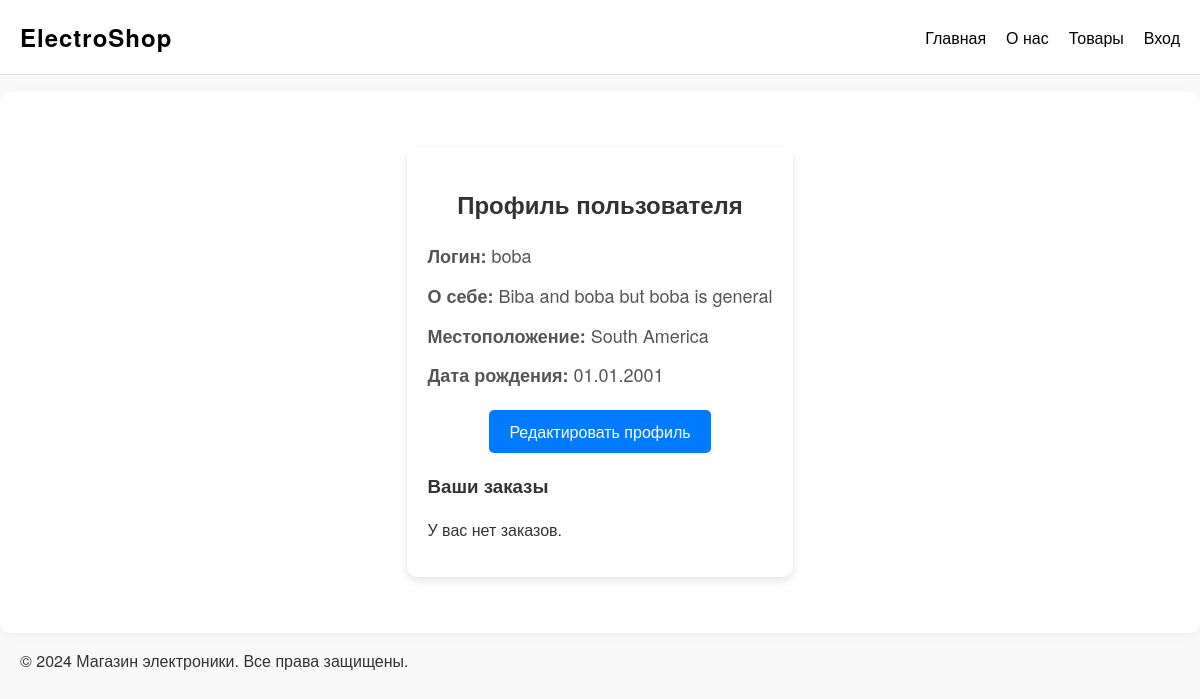
Page /account/profile/ (signed in) on the earlier database version.
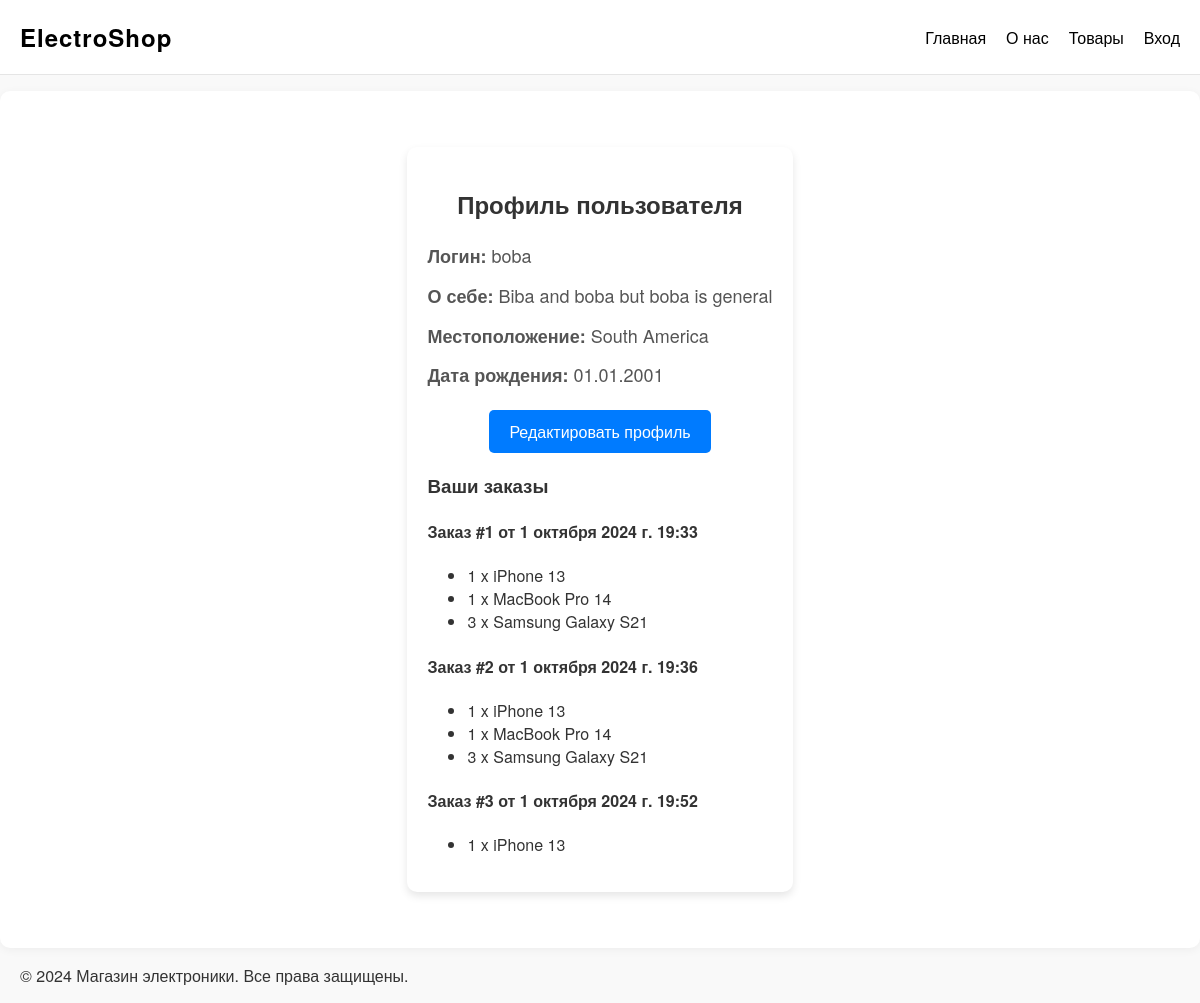
Same page on the later database version.
### account/models.py (models this page shows, shortened)
class Profile(models.Model):
    user = models.OneToOneField(User, on_delete=models.CASCADE)
    bio = models.TextField(max_length=500, blank=True)
    location = models.CharField(max_length=30, blank=True)
    birth_date = models.DateField(null=True, blank=True)

### order/models.py (models this page shows, shortened)
class Order(models.Model):
    user = models.ForeignKey(User, on_delete=models.CASCADE)
    created_at = models.DateTimeField(auto_now_add=True)
    updated_at = models.DateTimeField(auto_now=True)
    is_completed = models.BooleanField(default=False)
    paid = models.BooleanField(default=False)  # Поле для статуса оплаты
    payment_status = models.CharField(max_length=3, choices=PaymentStatus.choices, default=PaymentStatus.PENDING)
    user_email = models.EmailField(null=True, blank=True)
    user_phone = models.CharField(max_length=11, null=True, blank=True)
    address = models.CharField(max_length=200, null=True, blank=True)
    full_name = models.CharField(max_length=200, null=True, blank=True)

class OrderItem(models.Model):
    order = models.ForeignKey(Order, related_name='items', on_delete=models.CASCADE)
    product = models.ForeignKey(Product, on_delete=models.CASCADE)
    quantity = models.PositiveIntegerField(default=1)

### shop/models.py (models this page shows, shortened)
class Product(models.Model):
    name = models.CharField(max_length=100)
    price = models.DecimalField(max_digits=10, decimal_places=2)
    description = models.TextField()
    category = models.ForeignKey(Category, on_delete=models.CASCADE)
    brand = models.ForeignKey(Brand, on_delete=models.CASCADE)
    image_url = models.URLField(max_length=200, blank=True)  # URL изображения товара
    image = models.ImageField(upload_to='products/', blank=True, null=True)  # Поле для загрузки изображения
    slug = models.SlugField(unique=True, max_length=100)  # Новое поле для слага

### account/views.py (the view)
# urls.py: path('profile/', views.profile_view, name='profile'),
@login_required(login_url='login')
def profile_view(request: HttpRequest):
    user = Profile.objects.select_related('user').get(user=request.user)
    orders = Order.objects.filter(user=request.user)  # Извлекаем заказы для текущего пользователя
    return render(request, 'account/profile.html', context={
        'user': user, 'orders': orders
    })

### cart/cart.py (called while the page is built)
    def __len__(self):
        return sum(item['quantity'] for item in self.cart.values())

### cart/context_processors.py (called while the page is built)
def cart_count(request):
    cart = CartSession(request)
    return {'cart_items_count': len(cart)}

### templates/account/profile.html
{% extends "base.html" %}
{% load static %}
{% block styles %}
    <link rel="stylesheet" href="{% static 'css/profile.css' %}">
{% endblock %}
{% block content %}
<div class="profile-container">
    <div class="profile-header">
        <h2>Профиль пользователя</h2>
    </div>
    <div class="profile-info">
        <p><strong>Логин:</strong> {{ user.user.username }}</p>
        {% if user.user.profile.bio %}
            <p><strong>О себе:</strong> {{ user.user.profile.bio }}</p>
        {% else %}
            <p><strong>О себе:</strong> Информация отсутствует</p>
        {% endif %}
        {% if user.user.profile.location %}
            <p><strong>Местоположение:</strong> {{ user.user.profile.location }}</p>
        {% else %}
            <p><strong>Местоположение:</strong> Информация отсутствует</p>
        {% endif %}
        {% if user.user.profile.birth_date %}
            <p><strong>Дата рождения:</strong> {{ user.user.profile.birth_date|date:"d.m.Y" }}</p>
        {% else %}
            <p><strong>Дата рождения:</strong> Информация отсутствует</p>
        {% endif %}
    </div>
    <div class="profile-actions">
        <a href="{% url 'edit_profile' %}" class="btn btn-primary">Редактировать профиль</a>
    </div>
    <h3>Ваши заказы</h3>
    {% for order in orders %}
        <div class="order">
            <h4>Заказ #{{ order.id }} от {{ order.created_at }}</h4>
            <ul>
                {% for item in order.items.all %}
                    <li>{{ item.quantity }} x {{ item.product.name }}</li>
                {% endfor %}
            </ul>
        </div>
    {% empty %}
        <p>У вас нет заказов.</p>
    {% endfor %}
</div>
{% endblock %}

### templates/base.html (shortened to what this page needs)
{% load static %}
<!DOCTYPE html>
<html lang="ru">
<head>
    <link rel="stylesheet" href="{% static 'css/base.css' %}" as="style">
    {% block styles %} {% endblock %}
</head>
<body>
<header class="header">
    <div class="container">
        <nav class="nav">
            <a href="{% url 'home' %}" class="logo">ElectroShop</a>
            <ul class="nav-links">
                <li><a href="{% url 'home' %}">Главная</a></li>
                <li><a href="{% url 'about' %}">О нас</a></li>
                <li><a href="{% url 'products' %}">Товары</a></li>
                {% if user.is_authenticated %}
                    <li><a href="{% url 'profile' %}">Профиль</a></li>
                    <li><a href="{% url 'cart_detail' %}">Корзина</a></li>
                    <li><p>{{ user.username }}</p></li>
                    <form method="post" action="{% url 'logout' %}" style="margin: 1%">
                        {% csrf_token %}
                        <button type="submit" class="btn btn-clear" style="padding: 5px">Выйти</button>
                    </form>
                {% else %}
                    <li><a href="/account/login">Вход</a></li>
                {% endif %}
            </ul>
        </nav>
    </div>
</header>
<main class="container">
    <div class="block-content">
        {% block content %}
        {% endblock %}
    </div>
</main>
<footer>
    <div class="container">
        <p>&copy; 2024 Магазин электроники. Все права защищены.</p>
    </div>
</footer>
</body>
</html>

### static/css/base.css (style rules this page uses)
body { font-family: 'Helvetica Neue', Arial, sans-serif; color: #333; margin: 0; padding: 0; background-color: #f9f9f9; }
.container { max-width: 1200px; margin: 0 auto; padding: 0 20px; border-radius: 10px; }
.header { background-color: #fff; border-bottom: 1px solid #e5e5e5; padding: 20px 0; position: sticky; top: 0; z-index: 1000; }
.logo { font-size: 1.5em; color: #000; text-decoration: none; font-weight: bold; letter-spacing: 1px; }
.nav { display: flex; justify-content: space-between; align-items: center; }
.nav-links { list-style: none; display: flex; margin: 0; padding: 0; flex-direction: row; flex-wrap: nowrap; align-items: center; min-width: fit-content; }
.nav-links a { min-width: fit-content; text-decoration: none; color: #000; font-size: 1em; transition: color 0.3s; }
main { padding: 60px 0; background-color: #fff; box-shadow: 0 2px 10px rgba(0, 0, 0, 0.05); margin-bottom: 40px; }
.block-content { margin: 1rem 0 0; padding: 1rem; display: flex; flex-direction: column; flex-wrap: wrap; align-items: flex-start; }

### static/css/profile.css (style rules this page uses)
.profile-container { max-width: 800px; margin: 40px auto; background-color: #fff; padding: 20px; border-radius: 10px; box-shadow: 0 4px 8px rgba(0, 0, 0, 0.1); }
.profile-header { text-align: center; margin-bottom: 20px; }
.profile-header h2 { font-size: 24px; color: #333; }
.profile-info p { font-size: 18px; line-height: 1.6; color: #555; margin: 10px 0; }
.profile-actions { text-align: center; margin-top: 20px; }
.btn { display: inline-block; padding: 10px 20px; background-color: #007bff; color: #fff; text-decoration: none; border-radius: 5px; font-size: 16px; transition: background-color 0.3s; }

Differences in the rows shown:
added Order: id "1", created_at "1 октября 2024 г. 19:33"
added OrderItem: quantity "1", product.name "iPhone 13"
added OrderItem: quantity "1", product.name "MacBook Pro 14"
added OrderItem: quantity "3", product.name "Samsung Galaxy S21", shown under "1"
added Order: id "2", created_at "1 октября 2024 г. 19:36"
added OrderItem: quantity "1", product.name "iPhone 13", shown under "2"
added OrderItem: quantity "1", product.name "MacBook Pro 14", shown under "2"
added OrderItem: quantity "3", product.name "Samsung Galaxy S21", shown under "2"
added Order: id "3", created_at "1 октября 2024 г. 19:52"
added OrderItem: quantity "1", product.name "iPhone 13", shown under "3"
Other differences:
text no longer shown: "У вас нет заказов."
